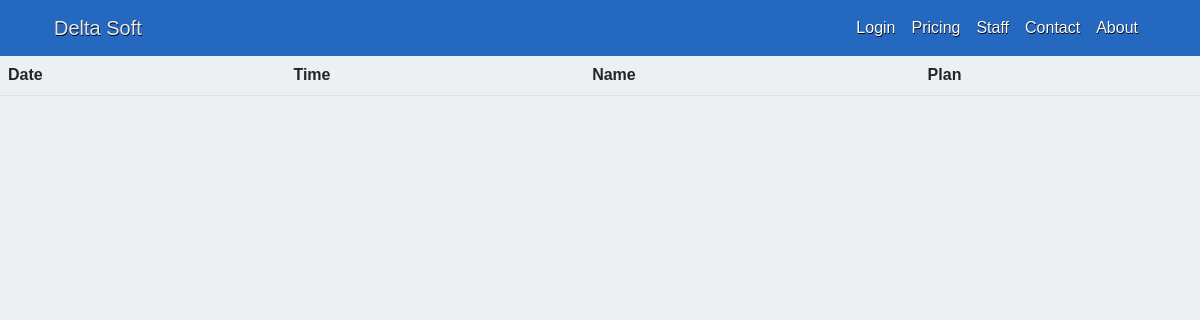
/show/, run on an earlier commit of the app's database.
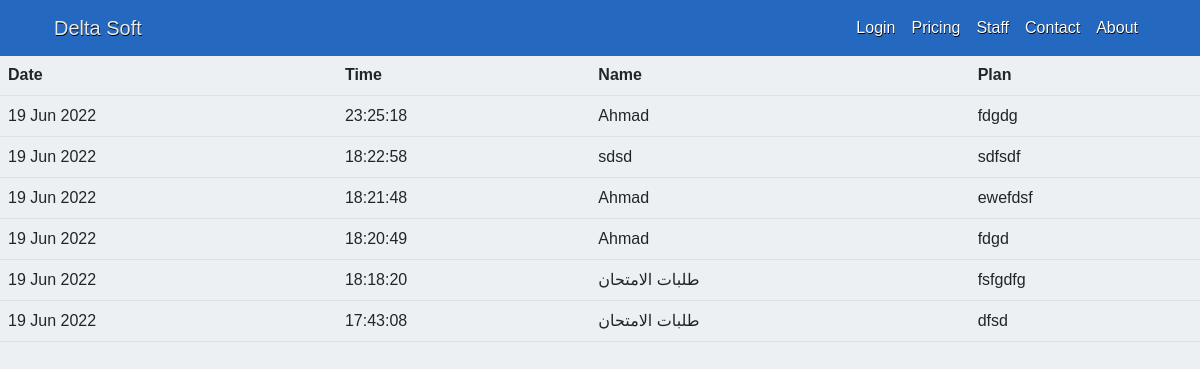
And on a later commit of the database.
### WAD/models.py (models this page shows, shortened)
class LogMessage(models.Model):
    name = models.CharField(max_length=100)
    plan = models.TextField()
    log_date = models.DateTimeField()

### WAD/views.py (the view)
# urls.py: path("show/", views.showPlans, name="show"),
def showPlans(request):
    plans = LogMessage.objects.order_by("-log_date")
    return render(request, "ShowSubs.html", {"plans_list": plans})

### WAD/templates/ShowSubs.html (shortened to what this page needs)
<!DOCTYPE html>
<html lang="en" xmlns="http://www.w3.org/1999/xhtml">
<head>
    <link href="https://cdn.jsdelivr.net/npm/bootstrap@5.2.0-beta1/dist/css/bootstrap.min.css"
          rel="stylesheet"
 />
    {% load static %}
    <link rel="stylesheet" href="{% static 'Stylesheet.css' %}" />
</head>
<body>
    <nav class="navbar navbar-expand-lg navbar-dark bg-blue fixed-top"
         id="mainNav">
        <div class="container px-4">
            <a class="navbar-brand" href="{% url 'home' %}">Delta Soft</a>
            <div class="collapse navbar-collapse" id="navbarResponsive">
                <ul class="navbar-nav ms-auto">
                    <li class="nav-item">
                        <a class="nav-link" href="/admin/login/?next=/admin/">Login</a>
                    </li>
                    <li class="nav-item">
                        <a class="nav-link" href="{% url 'pricing' %}">Pricing</a>
                    </li>
                    <li class="nav-item">
                        <a class="nav-link" href="{% url 'staff' %}">Staff</a>
                    </li>
                    <li class="nav-item">
                        <a class="nav-link" href="{% url 'contact' %}">Contact</a>
                    </li>
                    <li class="nav-item">
                        <a class="nav-link" href="{% url 'about' %}">About</a>
                    </li>
                </ul>
            </div>
        </div>
    </nav>
    <table class="table" id="plansTable">
        <thead>
            <tr>
                <th scope="col">Date</th>
                <th scope="col">Time</th>
                <th scope="col">Name</th>
                <th scope="col">Plan</th>
            </tr>
        </thead>
        <tbody>
            {% for plan in plans_list %}
            <tr>
                <td>{{ plan.log_date | date:'d M Y' }}</td>
                <td>{{ plan.log_date | time:'H:i:s' }}</td>
                <td>{{ plan.name }}</td>
                <td>{{ plan.plan }}</td>
            </tr>
            {% endfor %}
        </tbody>
    </table>
</body>
</html>

What changed in the data, as far as the page shows it:
added LogMessage: log_date "19 Jun 2022", log_date "23:25:18", name "Ahmad", plan "fdgdg"
added LogMessage: log_date "19 Jun 2022", log_date "18:22:58", name "sdsd", plan "sdfsdf"
added LogMessage: log_date "19 Jun 2022", log_date "18:21:48", name "Ahmad", plan "ewefdsf"
added LogMessage: log_date "19 Jun 2022", log_date "18:20:49", name "Ahmad", plan "fdgd"
added LogMessage: log_date "19 Jun 2022", log_date "18:18:20", name "طلبات الامتحان", plan "fsfgdfg"
added LogMessage: log_date "19 Jun 2022", log_date "17:43:08", name "طلبات الامتحان", plan "dfsd"
